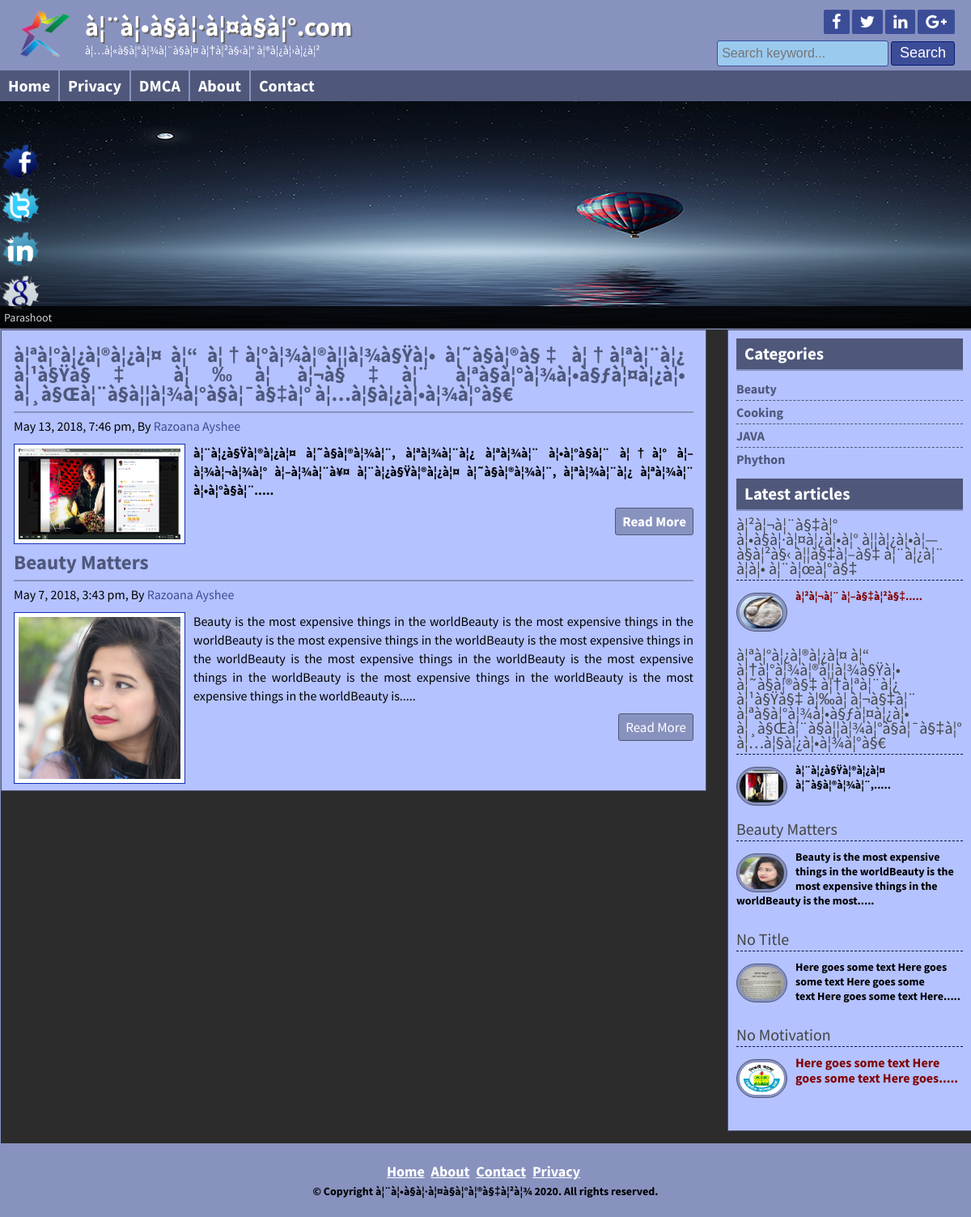
Screenshot of /category.php?cat=10 with the database file from the repository.
### tables this page shows
CREATE TABLE `title_slogan` (
  `id` int(11) NOT NULL,
  `title` varchar(255) NOT NULL,
  `slogan` varchar(255) NOT NULL,
  `logo` varchar(255) NOT NULL
);

CREATE TABLE `social_media` (
  `id` int(11) NOT NULL,
  `facebook` varchar(255) NOT NULL,
  `twitter` varchar(255) NOT NULL,
  `linkedin` varchar(255) NOT NULL,
  `google` varchar(255) NOT NULL
);

CREATE TABLE `pages` (
  `id` int(11) NOT NULL,
  `name` varchar(255) NOT NULL,
  `body` text NOT NULL
);

CREATE TABLE `post` (
  `id` int(11) NOT NULL,
  `cat` int(11) NOT NULL,
  `title` varchar(255) NOT NULL,
  `body` text NOT NULL,
  `image` varchar(255) NOT NULL,
  `author` varchar(50) NOT NULL,
  `tags` varchar(255) NOT NULL,
  `description` varchar(255) NOT NULL,
  `date` timestamp NOT NULL DEFAULT CURRENT_TIMESTAMP ON UPDATE CURRENT_TIMESTAMP
);

CREATE TABLE `category` (
  `id` int(11) NOT NULL,
  `name` varchar(60) NOT NULL
);

CREATE TABLE `copyright` (
  `id` int(11) NOT NULL,
  `note` varchar(255) NOT NULL
);

### lib/Database.php (called while the page is built, shortened)
<?php
Class Database{
	public $host   = DB_HOST;
	public $user   = DB_USER;
	public $pass   = DB_PASS;
	public $dbname = DB_NAME;
	public $link;
	private function connectDB(){
	$this->link = new mysqli($this->host, $this->user, $this->pass, $this->dbname);
 }
	public function select($query){
		$result = $this->link->query($query) or die($this->link->error.__LINE__);
		if($result->num_rows > 0){
			return $result;
		} else {
			return false;
		}
	}
}

### helpers/Format.php (called while the page is built, shortened)
<?php
	class Format{
		public function formatDate($date){
			return date('F j, Y, g:i a', strtotime($date));
		}
		public function textShort($text, $limit = 400){
			$text = $text. " ";
			$text = substr($text, 0, $limit);
			$text = substr($text, 0, strrpos($text, ' '));
			$text = $text. ".....";
			return $text;
		}
	}
?>

### category.php (the view)
<?php include "inc/header.php"; ?>
<?php include "inc/slider.php"; ?>
<div class="contentsection contemplete clear">
	<div class="maincontent clear">
<?php
	if (!isset($_GET['cat']) || $_GET['cat'] == NULL) {
		header("Location:404.php");
	} else{
		$cat = mysqli_real_escape_string($db->link, $_GET['cat']);
	}
	$query = "SELECT * FROM post WHERE cat = '$cat' ORDER BY id DESC";
	$post = $db->select($query);
	 if ($post) {
	 	while ($result = $post->fetch_assoc()) {
?>
		<div class="samepost clear">
			<h2><a href="post.php?postid=<?php echo $result['id']; ?>"><?php echo $result['title']; ?></a></h2>
			<h4><?php echo $format->formatDate($result['date']); ?>, By <a href="#"><?php echo $result['author']; ?></a></h4>
			<a href="post.php?postid=<?php echo $result['id']; ?>"><img src="admin/uploads/<?php echo $result['image']; ?>" alt="post image"/></a>
				<?php echo $format->textShort($result['body']); ?>
			<div class="readmore clear">
				<a href="post.php?postid=<?php echo $result['id']; ?>">Read More</a>
			</div>
		</div>
<?php
		}
	} else {
		echo "<h3>No post availavle here!</h3>";
	}
?>
	</div>
<?php include "inc/sidebar.php"; ?>
<?php include "inc/footer.php"; ?>

### inc/header.php (shortened to what this page needs)
<?php include "lib/Database.php"; ?>
<?php $db = new Database(); ?>
<?php include "helpers/Format.php"; ?>
<?php $format = new Format(); ?>
<!DOCTYPE html>
<html>
<head>
	<?php include "scripts/css.php"; ?>
</head>
<body>
	<div class="headersection templete clear">
		<a href="index.php">
			<div class="logo">
<?php
    $query = "SELECT * FROM title_slogan";
    $title_slogan = $db->select($query);
    if ($title_slogan) {
        while ($result = $title_slogan->fetch_assoc()) {
?>
				<img src="admin/logo/<?php echo $result['logo']; ?>" alt="Logo"/>
				<h2><?php echo $result['title']; ?>.com</h2>
				<p><?php echo $result['slogan']; ?></p>
<?php
		}
	}
?>
			</div>
		</a>
		<div class="social clear">
			<div class="icon clear">
<?php
    $query = "SELECT * FROM social_media";
    $social_media = $db->select($query);
    if ($social_media) {
        while ($result = $social_media->fetch_assoc()) {
?>
				<a href="<?php echo $result['facebook']; ?>" target="_blank"><i class="fa fa-facebook"></i></a>
				<a href="<?php echo $result['twitter']; ?>" target="_blank"><i class="fa fa-twitter"></i></a>
				<a href="<?php echo $result['linkedin']; ?>" target="_blank"><i class="fa fa-linkedin"></i></a>
				<a href="<?php echo $result['google']; ?>" target="_blank"><i class="fa fa-google-plus"></i></a>
<?php
        }
    }
?>
			</div>
			<div class="searchbtn clear">
			<form action="search.php" method="get">
				<input type="text" name="search" placeholder="Search keyword..."/>
				<input type="submit" name="submit" value="Search"/>
			</form>
			</div>
		</div>
	</div>
<div class="navsection templete">
	<ul>
<?php
	$path = $_SERVER['SCRIPT_FILENAME'];
	$currentpage = basename($path, '.php');
?>
		<li><a <?php if ($currentpage == "index") {
			echo 'id="active"';
		}
		?>  href="index.php">Home</a></li>
<?php
    $query = "SELECT * FROM pages ORDER BY id DESC";
    $pages = $db->select($query);
    if ($pages) {
        while ($result = $pages->fetch_assoc()) {
?>
		<li><a
<?php
	if (isset($_GET['pageid']) && $_GET['pageid'] == $result['id']) {
		echo 'id = "active"';
	}
?>
			href="pages.php?pageid=<?php echo $result['id']; ?>"><?php echo $result['name']; ?></a></li>
<?php
        }
    }
?>
		<li><a <?php if ($currentpage == "contact") {
			echo 'id="active"';
		}
		?>
		href="contact.php">Contact</a></li>
	</ul>
</div>

### inc/sidebar.php
<div class="sidebar clear">
<div class="samesidebar clear">
	<h2>Categories</h2>
		<ul>
<?php
	$query = "SELECT * FROM category ORDER BY name";
	$category = $db->select($query);
	if ($category) {
		while ($result = $category->fetch_assoc()) {
?>
			<li><a href="category.php?cat=<?php echo $result['id']; ?>"><?php echo $result['name'] ?></a></li>
<?php } }else{ ?>
			<li>No Category</li>
<?php } ?>
		</ul>
</div>
<div class="samesidebar clear">
	<h2>Latest articles</h2>
<?php
	$query = "SELECT * FROM post ORDER BY id DESC LIMIT 5";
	$category = $db->select($query);
	if ($category) {
		while ($result = $category->fetch_assoc()) {
?>
		<div class="popular clear">
			<h3><a href="post.php?postid=<?php echo $result['id']; ?>"><?php echo $result['title']; ?></a></h3>
			<a href="post.php?postid=<?php echo $result['id']; ?>"><img src="admin/uploads/<?php echo $result['image']; ?>" alt="post image"/></a>
			<?php echo $format->textShort($result['body'], 120); ?>
		</div>
<?php
		}
	}
?>
</div>
</div>

### inc/footer.php (shortened to what this page needs)
</div>
	<div class="footersection templete clear">
		  <div class="footermenu clear">
			<ul>
				<li><a href="#">Home</a></li>
				<li><a href="#">About</a></li>
				<li><a href="#">Contact</a></li>
				<li><a href="#">Privacy</a></li>
			</ul>
		  </div>
<?php
    $query = "SELECT * FROM copyright";
    $copyright = $db->select($query);
    if ($copyright) {
        while ($result = $copyright->fetch_assoc()) {
?>
		  <p>&copy; Copyright <?php echo $result['note']; echo " ".date('Y').". "; ?>All rights reserved.</p>
<?php
        }
    }
?>
		</div>
		<div class="fixedicon clear">
<?php
    $query = "SELECT * FROM social_media";
    $social_media = $db->select($query);
    if ($social_media) {
        while ($result = $social_media->fetch_assoc()) {
?>
			<a href="<?php echo $result['facebook']; ?>" target="_blank"><img src="images/fb.png" alt="Facebook"/></a>
			<a href="<?php echo $result['twitter']; ?>" target="_blank"><img src="images/tw.png" alt="Twitter"/></a>
			<a href="<?php echo $result['linkedin']; ?>" target="_blank"><img src="images/in.png" alt="LinkedIn"/></a>
			<a href="<?php echo $result['google']; ?>" target="_blank"><img src="images/gl.png" alt="GooglePlus"/></a>
<?php
        }
    }
?>
		</div>
	</body>
</html>

### themes/skyblue.css (style rules this page uses)
.headersection { background: #8892BF none repeat scroll 0 0; }
.icon a { background: #3c4d98 none repeat scroll 0 0; }
.searchbtn input[type="text"] { border: 1px solid #3c4d98;background: #9bcaef; }
.searchbtn input[type="submit"] { border: 1px solid #04186f;background: #3c4d98 none repeat scroll 0 0; }
.navsection { background: none repeat scroll 0 0 #4f577b;min-height: 38px; }
.navsection ul li { border-left: 1px solid #8892BF;border-right: 1px solid #8892BF; }
.samepost h2 a { color: #4f577b; }
.samepost h2, .about h2 { border-bottom: 2px solid #8892bf;color: #16297d; }
.samepost h4 a, .about h4 a { color: #3c4d98; }
.samepost img { border: 1px solid #0f2eb9; }
.samesidebar h2 { background: #4f577b none repeat scroll 0 0;border-bottom: 2px solid #8892bf;color: #fff; }
.readmore a { background: #8892bf none repeat scroll 0 0;border: 1px solid #4f577b;color: #fff; }
.maincontent { background: #b4c2ff none repeat scroll 0 0;border: 1px solid #4f577b; }
.sidebar { background: #b4c2ff none repeat scroll 0 0;border: 1px solid #4f577b; }
.popular img { background: #8892bf none repeat scroll 0 0;border: 1px solid #4f577b; }
.samesidebar ul li { border-bottom: 1px dashed #4f577b; }
.samesidebar ul li a { color: #4f577b; }
.contentsection { background: #2C2C2C none repeat scroll 0 0;border: 1px solid #8892BF; }
.footersection { height: 90px;background: #8892bf;text-align: center; }
.footermenu ul li a { color: #fff; }
input[type="submit"] { background: #8892bf none repeat scroll 0 0; border: 1px solid #4f577b; }
.popular h3 { border-bottom: 1px dashed #04124e; }

### rows the page displays
title_slogan: logo (picture), title "à¦¨à¦•à§à¦·à¦¤à§à¦°", slogan "à¦…à¦«à§à¦°à¦¾à¦¨à§à¦¤ à¦†à¦²à§‹à¦° à¦®à¦¿à¦›à¦¿à¦²"
pages: name "Privacy"
pages: name "DMCA"
pages: name "About"
post: title "à¦ªà¦°à¦¿à¦®à¦¿à¦¤ à¦“ à¦†à¦°à¦¾à¦®à¦¦à¦¾à§Ÿà¦• à¦˜à§à¦®à§‡ à¦†à¦ªà¦¨à¦¿ à¦¹à§Ÿà§‡ à¦‰à¦ à¦¬à§‡à¦¨ à¦ªà§à¦°à¦¾à¦•à§ƒà¦¤à¦¿à¦• à¦¸à§Œà¦¨à§à¦¦à¦¾à¦°à§à¦¯à§‡à¦° à¦…à¦§à¦¿à¦•à¦¾à¦°à§€", date "May 13, 2018, 7:46 pm", author "Razoana Ayshee", image (picture), body "à¦¨à¦¿à§Ÿà¦®à¦¿à¦¤ à¦˜à§à¦®à¦¾à¦¨, à¦ªà¦¾à¦¨à¦¿ à¦ªà¦¾à¦¨ à¦•à¦°à§à¦¨ à¦†à¦° à¦–à¦¾à¦¬à¦¾à¦° à¦–à¦¾à¦¨à¥¤ à¦¨à¦¿à§Ÿà¦®à¦¿à¦¤ à¦˜à§à¦®à¦¾à¦¨, à¦ªà¦¾à¦¨à¦¿ à¦ªà¦¾à¦¨ à¦•à¦°à§à¦¨.....", body "à¦¨à¦¿à§Ÿà¦®à¦¿à¦¤ à¦˜à§à¦®à¦¾à¦¨,....."
post: title "Beauty Matters", date "May 7, 2018, 3:43 pm", author "Razoana Ayshee", image (picture), body "Beauty is the most expensive things in the worldBeauty is the most expensive things in the worldBeauty is the most expensive things in the worldBeauty is the most expensive things in the worldBeauty is the most expensive things in the worldBeauty is the most expensive things in the worldBeauty is the most expensive things in the worldBeauty is the most expensive things in the worldBeauty is.....", body "Beauty is the most expensive things in the worldBeauty is the most expensive things in the worldBeauty is the most....."
category: name "Beauty"
category: name "Cooking"
category: name "JAVA"
category: name "Phython"
post: title "à¦²à¦¬à¦¨à§‡à¦° à¦•à§à¦·à¦¤à¦¿à¦•à¦° à¦¦à¦¿à¦•à¦—à§à¦²à§‹ à¦¦à§‡à¦–à§‡ à¦¨à¦¿à¦¨ à¦à¦• à¦¨à¦œà¦°à§‡", image (picture), body "à¦²à¦¬à¦¨ à¦–à§‡à¦²à§‡....."
post: title "No Title", image (picture), body "Here goes some text Here goes some text Here goes some text Here goes some text Here....."
post: title "No Motivation", image (picture), body "Here goes some text Here goes some text Here goes....."
copyright: note "à¦¨à¦•à§à¦·à¦¤à§à¦°à¦®à§‡à¦²à¦¾"
